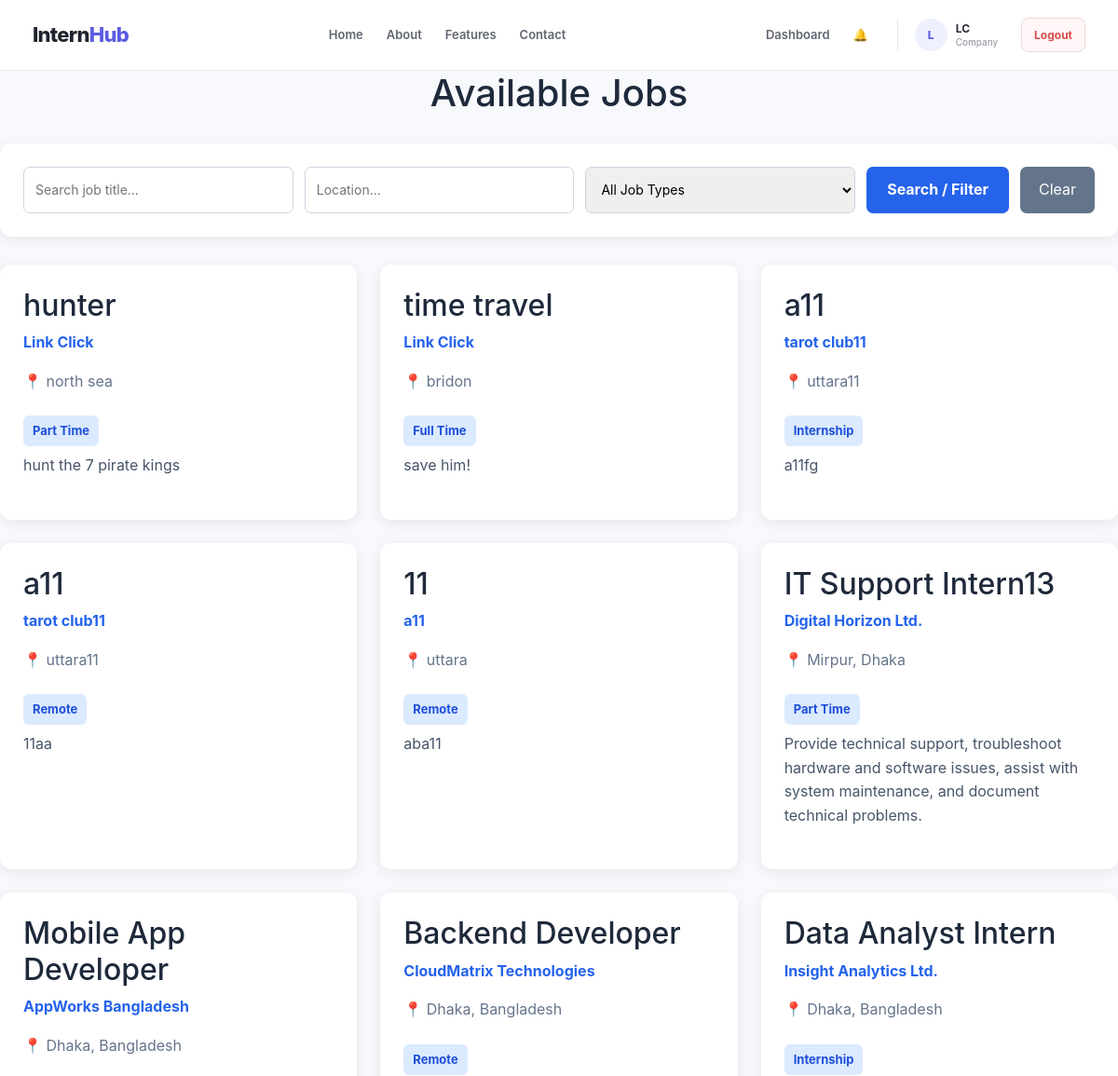
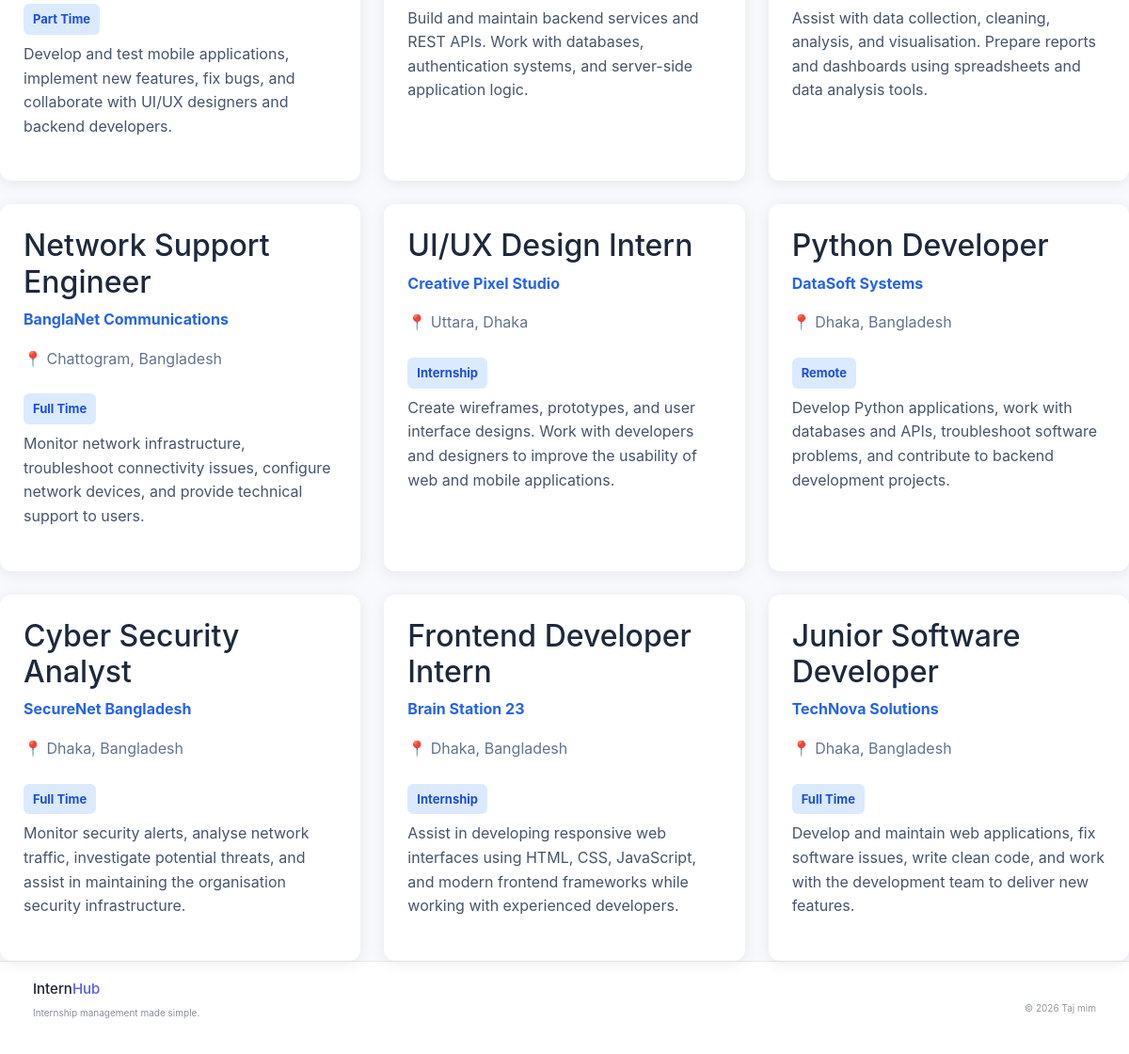
Page /jobs/ (signed in) on the earlier database version (2 pictures, top to bottom).
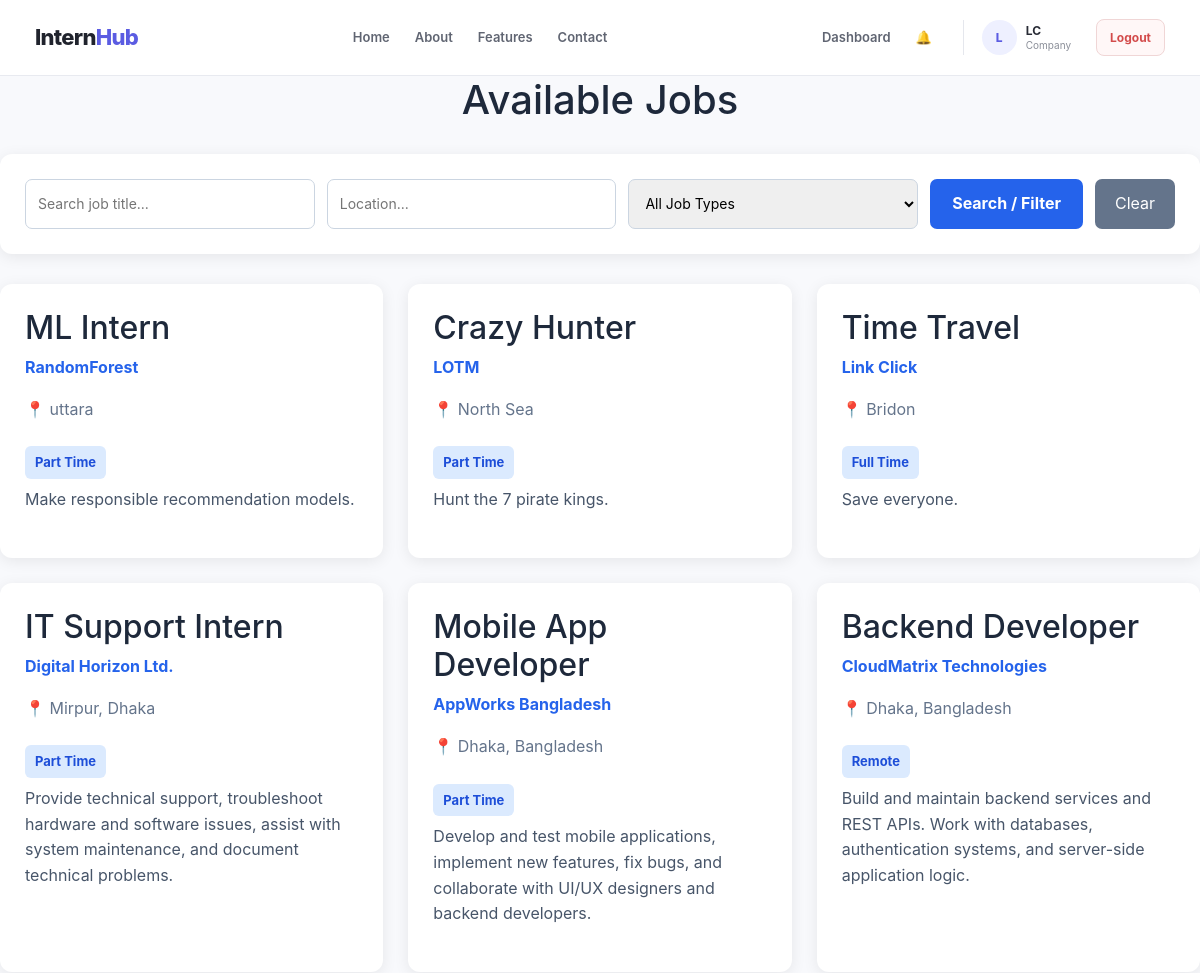
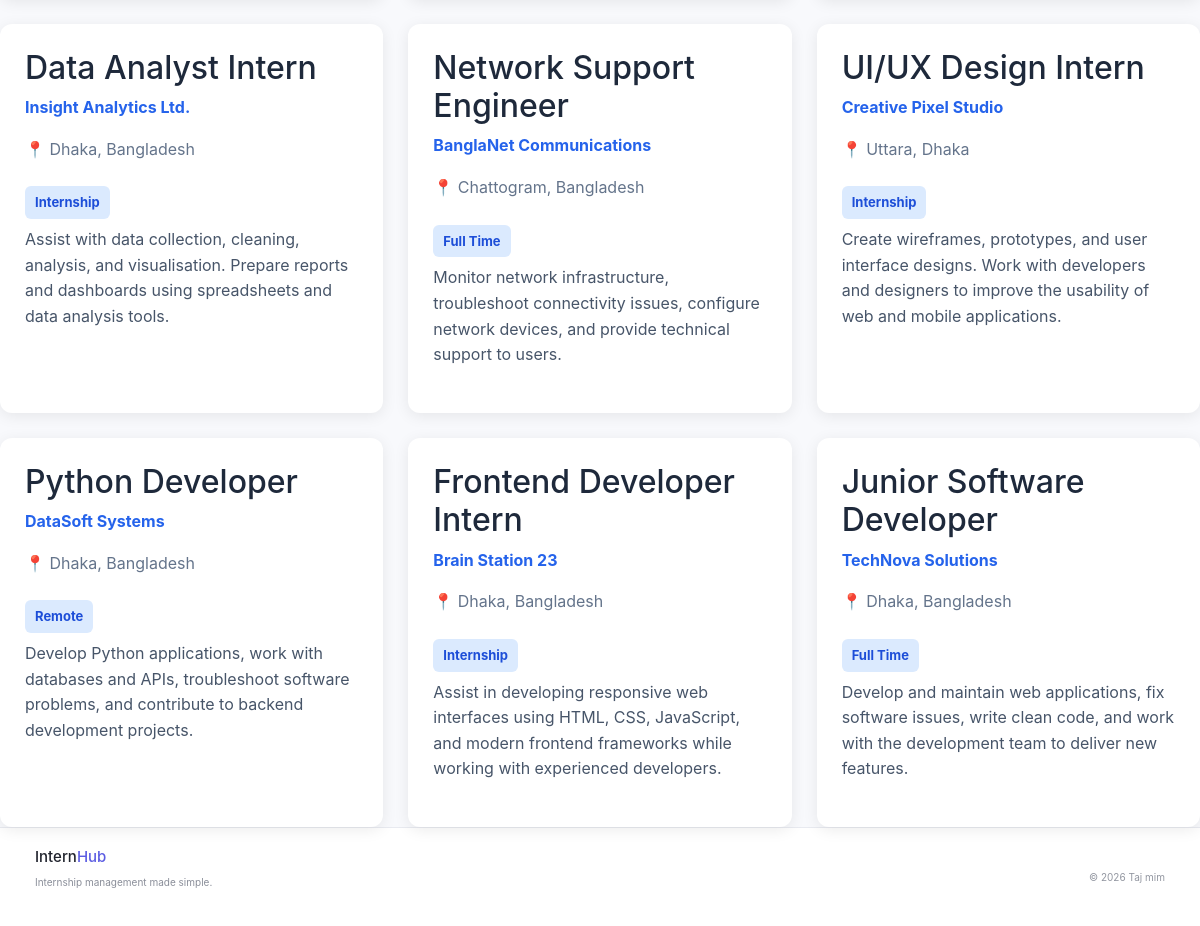
Same page on the later database version (2 pictures, top to bottom).
### accounts/models.py (models this page shows, shortened)
class User(AbstractUser):
    class Role(models.TextChoices):
        STUDENT = "STUDENT", "Student"
        COMPANY = "COMPANY", "Company"
        ADMIN = "ADMIN", "Admin"
    email = models.EmailField(unique=True)
    role = models.CharField(
        max_length=20,
        choices=Role.choices,
        default=Role.STUDENT
    )
    objects = CustomUserManager()

### opportunity_portal/models.py (models this page shows, shortened)
class Job(models.Model):
    JOB_TYPE_CHOICES = (
        ('Full Time', 'Full Time'),
        ('Part Time', 'Part Time'),
        ('Internship', 'Internship'),
        ('Remote', 'Remote'),
    )
    title = models.CharField(max_length=200)
    organization = models.CharField(max_length=200)
    description = models.TextField()
    location = models.CharField(max_length=200)
    job_type = models.CharField(
        max_length=50,
        choices=JOB_TYPE_CHOICES
    )
    salary = models.CharField(
        max_length=100,
        blank=True
    )
    deadline = models.DateField()
    created_at = models.DateTimeField(
        auto_now_add=True
    )

### opportunity_portal/views.py (the view)
def job_list(request):
    jobs = Job.objects.all().order_by(
        '-created_at'
    )
    search = request.GET.get(
        'search',
        ''
    )
    location = request.GET.get(
        'location',
        ''
    )
    job_type = request.GET.get(
        'job_type',
        ''
    )
    if search:
        jobs = jobs.filter(
            Q(title__icontains=search) |
            Q(organization__icontains=search) |
            Q(description__icontains=search)
        )
    if location:
        jobs = jobs.filter(
            location__icontains=location
        )
    if job_type:
        jobs = jobs.filter(
            job_type=job_type
        )
    bookmarks = Bookmark.objects.filter(
        user=request.user
    ).select_related(
        'job'
    ).order_by(
        '-created_at'
    )
    bookmarked_jobs = list(
        bookmarks.values_list(
            'job_id',
            flat=True
        )
    ) if request.user.is_authenticated else []
    return render(
        request,
        'opportunity_portal/job_list.html',
        {
            'jobs': jobs,
            'search': search,
            'location': location,
            'job_type': job_type,
            'bookmarked_jobs': bookmarked_jobs,
            'bookmarks': bookmarks,
        }
    )

### accounts/context_processors.py (called while the page is built)
def notifications(request):
    if not request.user.is_authenticated:
        return {
            "unread_notifications_count": 0,
            "nav_notifications": [],
        }
    user_notifications = Notification.objects.filter(
        user=request.user
    )
    return {
        "unread_notifications_count": user_notifications.filter(
            is_read=False
        ).count(),
        "nav_notifications": user_notifications[:5],
    }

### opportunity_portal/templates/opportunity_portal/job_list.html (shortened to what this page needs)
{% extends 'accounts/base.html' %}
{% block content %}
<div class="page-container">
    <h1 class="page-title">
        Available Jobs
    </h1>
    <div class="filter-box">
        <form method="GET"
              class="filter-form">
            <input
                type="text"
                name="search"
                placeholder="Search job title..."
                value="{{ search }}"
            >
            <input
                type="text"
                name="location"
                placeholder="Location..."
                value="{{ location }}"
            >
            <select name="job_type">
                <option value="">
                    All Job Types
                </option>
            </select>
            <button
                type="submit"
                class="filter-btn">
                Search / Filter
            </button>
            <a
                href="{% url 'job_list' %}"
                class="clear-btn">
                Clear
            </a>
        </form>
    </div>
    {% if jobs %}
        <div class="job-grid">
            {% for job in jobs %}
                <div class="job-card">
                    <h2>
                        {{ job.title }}
                    </h2>
                    <p class="company">
                        {{ job.organization }}
                    </p>
                    <p class="location">
                        📍 {{ job.location }}
                    </p>
                    <span class="job-type">
                        {{ job.job_type }}
                    </span>
                    <p class="description">
                        {{ job.description|truncatewords:30 }}
                    </p>
                </div>
            {% endfor %}
        </div>
    {% endif %}
</div>
{% endblock %}

### accounts/templates/accounts/base.html (shortened to what this page needs)
{% load static %}
<!DOCTYPE html>
<html lang="en">
<head>
    <link  href="https://cdn.jsdelivr.net/npm/bootstrap@5.3.3/dist/css/bootstrap.min.css" rel="stylesheet">
    <link href="https://cdn.jsdelivr.net/npm/bootstrap@5.3.2/dist/css/bootstrap.min.css" rel="stylesheet">
    <link href="https://cdn.jsdelivr.net/npm/bootstrap-icons@1.11.3/font/bootstrap-icons.min.css" rel="stylesheet">
    <link rel="stylesheet" href="{% static 'accounts/css/style.css' %}">
</head>
<body>
<header class="navbar">
    <div class="navbar-container">
        <a
            href="{% url 'dashboard' %}"
            class="logo"
        >
            Intern<span>Hub</span>
        </a>
        <nav class="nav-links">
            {% if user.is_authenticated %}
                <a href="{% url 'job_list' %}">
                    Home
                </a>
            {% else %}
                <a href="{% url 'home' %}">
                    Home
                </a>
            {% endif %}
            <a href="{% url 'home' %}#about">
                About
            </a>
            <a href="{% url 'home' %}#features">
                Features
            </a>
            <a href="{% url 'home' %}#contact">
                Contact
            </a>
        </nav>
        {% if user.is_authenticated %}
            <nav class="nav-links">
                {% if user.role == "STUDENT" %}
                    <a href="{% url 'applicant_dashboard' %}">
                        Dashboard
                    </a>
                    <a onclick="openBookmarks()" style="cursor: pointer;">
                        🔖Bookmarks
                        ({{ bookmarks|length }})
                    </a>
                {% elif user.role == "COMPANY" %}
                    <a href="{% url 'company_dashboard' %}">
                        Dashboard
                    </a>
                {% elif user.role == "ADMIN" %}
                    <a href="{% url 'admin_dashboard' %}">
                        Dashboard
                    </a>
                {% endif %}
                <a
                    href="{% url 'notifications' %}"
                    class="nav-bell"
                    title="Notifications"
                >
                    🔔
                </a>
                <div class="nav-user">
                    <div class="nav-avatar">
                        {{ user.username|first|upper }}
                    </div>
                    <div class="nav-user-info">
                        <strong>
                            {{ user.username }}
                        </strong>
                        <span>
                            {{ user.role|title }}
                        </span>
                    </div>
                </div>
                <a
                    href="{% url 'logout' %}"
                    class="logout-button"
                >
                    Logout
                </a>
            </nav>
        {% endif %}
    </div>
</header>
<main>
    {% block content %}
    {% endblock %}
</main>
<footer class="footer">
    <div class="footer-container">
        <div>
            <h3>
                Intern<span>Hub</span>
            </h3>
            <p>
                Internship management made simple.
            </p>
        </div>
        <div class="footer-right">
            {% block footer_message %}
                © 2026 Taj mim
            {% endblock %}
        </div>
    </div>
</footer>
{% include "internship/bookmark_modal.html" %}
</body>
</html>

### internship/templates/internship/bookmark_modal.html (shortened to what this page needs)
<body>
</body>

### static/accounts/css/style.css (style rules this page uses)
* { margin: 0; padding: 0; box-sizing: border-box; }
html { scroll-behavior: smooth; }
body { font-family: Inter, -apple-system, BlinkMacSystemFont, "Segoe UI", sans-serif; background: #f8f9fc; color: #20232d; line-height: 1.6; }
a { text-decoration: none; color: inherit; }
button, input { font-family: inherit; }
.navbar { width: 100%; height: 76px; background: #ffffff; border-bottom: 1px solid #e8eaf0; position: relative; z-index: 100; }
.navbar-container { width: 100%; max-width: 1180px; height: 100%; margin: 0 auto; padding: 0 25px; display: flex; align-items: center; justify-content: space-between; }
.logo { font-size: 22px; font-weight: 800; letter-spacing: -0.7px; color: #20232d; }
.logo span { color: #5b5ce2; }
.nav-links { display: flex; align-items: center; gap: 25px; }
.nav-links > a:not(.nav-button):not(.logout-button) { color: #606572; font-size: 13px; font-weight: 600; transition: 0.2s ease; }
.nav-bell { position: relative; display: inline-flex; align-items: center; justify-content: center; font-size: 1.2rem; margin-right: 6px; }
.nav-user { display: flex; align-items: center; gap: 9px; padding-left: 18px; border-left: 1px solid #e5e7ed; }
.nav-avatar { width: 35px; height: 35px; border-radius: 50%; display: flex; align-items: center; justify-content: center; background: #eef0ff; color: #5b5ce2; font-size: 12px; font-weight: 800; }
.nav-user-info { display: flex; flex-direction: column; gap: 0; }
.nav-user-info strong { color: #292c36; font-size: 12px; line-height: 1.3; }
.nav-user-info span { color: #8b8f99; font-size: 10px; text-transform: capitalize; line-height: 1.3; }
.logout-button { padding: 8px 13px; border: 1px solid #f0d6d6; border-radius: 8px; background: #fff7f7; color: #d34b4b !important; font-size: 12px !important; font-weight: 700 !important; transition: all 0.2s ease; }
main { min-height: calc(100vh - 150px); }
.footer { width: 100%; background: #ffffff; border-top: 1px solid #e8eaf0; }
.footer-container { max-width: 1180px; min-height: 75px; margin: 0 auto; padding: 20px 25px; display: flex; align-items: center; justify-content: space-between; }
.footer h3 { color: #20232d; font-size: 15px; }
.footer h3 span { color: #5b5ce2; }
.footer p { margin-top: 2px; color: #8a8e99; font-size: 10px; }
.footer-right { color: #9296a0; font-size: 10px; }

### opportunity_portal/templates/opportunity_portal/job_list.html (style rules this page uses)
.page-container { max-width: 1200px; margin: auto; }
.page-title { text-align: center; margin-bottom: 30px; color: #1e293b; }
.filter-box { background: white; padding: 25px; border-radius: 12px; margin-bottom: 30px; box-shadow: 0 3px 15px rgba(0,0,0,0.08); }
.filter-form { display: flex; gap: 12px; flex-wrap: wrap; }
.filter-form input, .filter-form select { flex: 1; min-width: 180px; padding: 12px; border: 1px solid #cbd5e1; border-radius: 7px; font-size: 14px; }
.filter-btn { background: #2563eb; color: white; border: none; padding: 12px 22px; border-radius: 7px; cursor: pointer; font-weight: bold; }
.clear-btn { background: #64748b; color: white; text-decoration: none; padding: 12px 20px; border-radius: 7px; }
.job-grid { display: grid; grid-template-columns: repeat(auto-fit, minmax(300px, 1fr)); gap: 25px; }
.job-card { background: white; padding: 25px; border-radius: 12px; box-shadow: 0 3px 15px rgba(0,0,0,0.08); transition: 0.2s; }
.job-card h2 { margin-top: 0; color: #1e293b; }
.company { color: #2563eb; font-weight: bold; font-size: 16px; }
.location { color: #64748b; }
.job-type { display: inline-block; background: #dbeafe; color: #1d4ed8; padding: 6px 10px; border-radius: 6px; margin: 8px 0; font-size: 13px; font-weight: bold; }
.description { color: #475569; line-height: 1.6; }

Differences in the rows shown:
removed Job: title "a11", organization "tarot club11", location "uttara11", job_type "Internship", description "a11fg"
removed Job: title "a11", organization "tarot club11", location "uttara11", job_type "Remote", description "11aa"
removed Job: title "11", organization "a11", location "uttara", job_type "Remote", description "aba11"
removed Job: title "Cyber Security Analyst", organization "SecureNet Bangladesh", location "Dhaka, Bangladesh", job_type "Full Time", description "Monitor security alerts, analyse network traffic, investigate potential threats, and assist in maintaining the organisation security infrastructure."
added Job: title "ML Intern", organization "RandomForest", location "uttara", job_type "Part Time", description "Make responsible recommendation models."
changed Job: title "hunter" → "Crazy Hunter"; organization "Link Click" → "LOTM"; location "north sea" → "North Sea"; description "hunt the 7 pirate kings" → "Hunt the 7 pirate kings."
changed Job "Link Click": title "time travel" → "Time Travel"; location "bridon" → "Bridon"; description "save him!" → "Save everyone."
changed Job "Digital Horizon Ltd.": title "IT Support Intern13" → "IT Support Intern"
